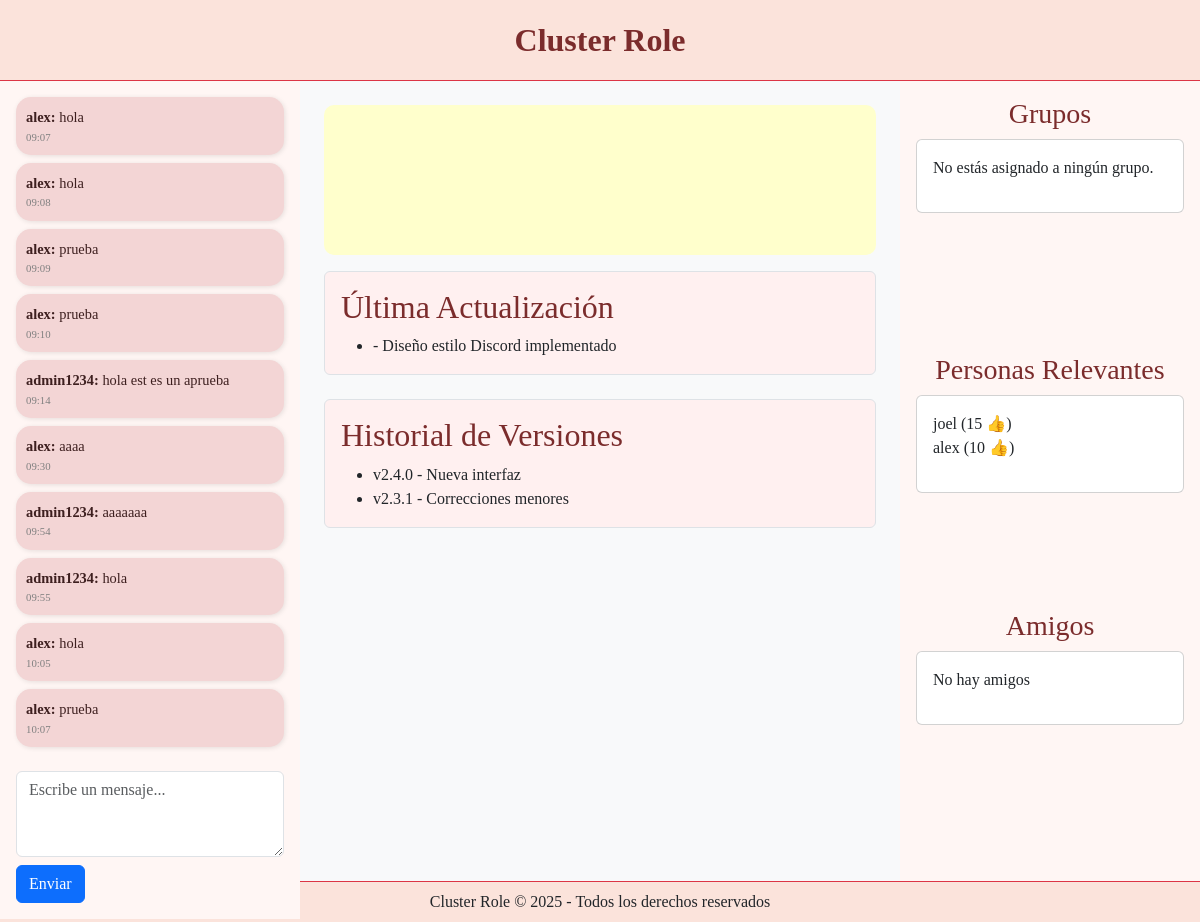
The page /plana_usuari/usuario.php (signed in) on the database as committed earlier.
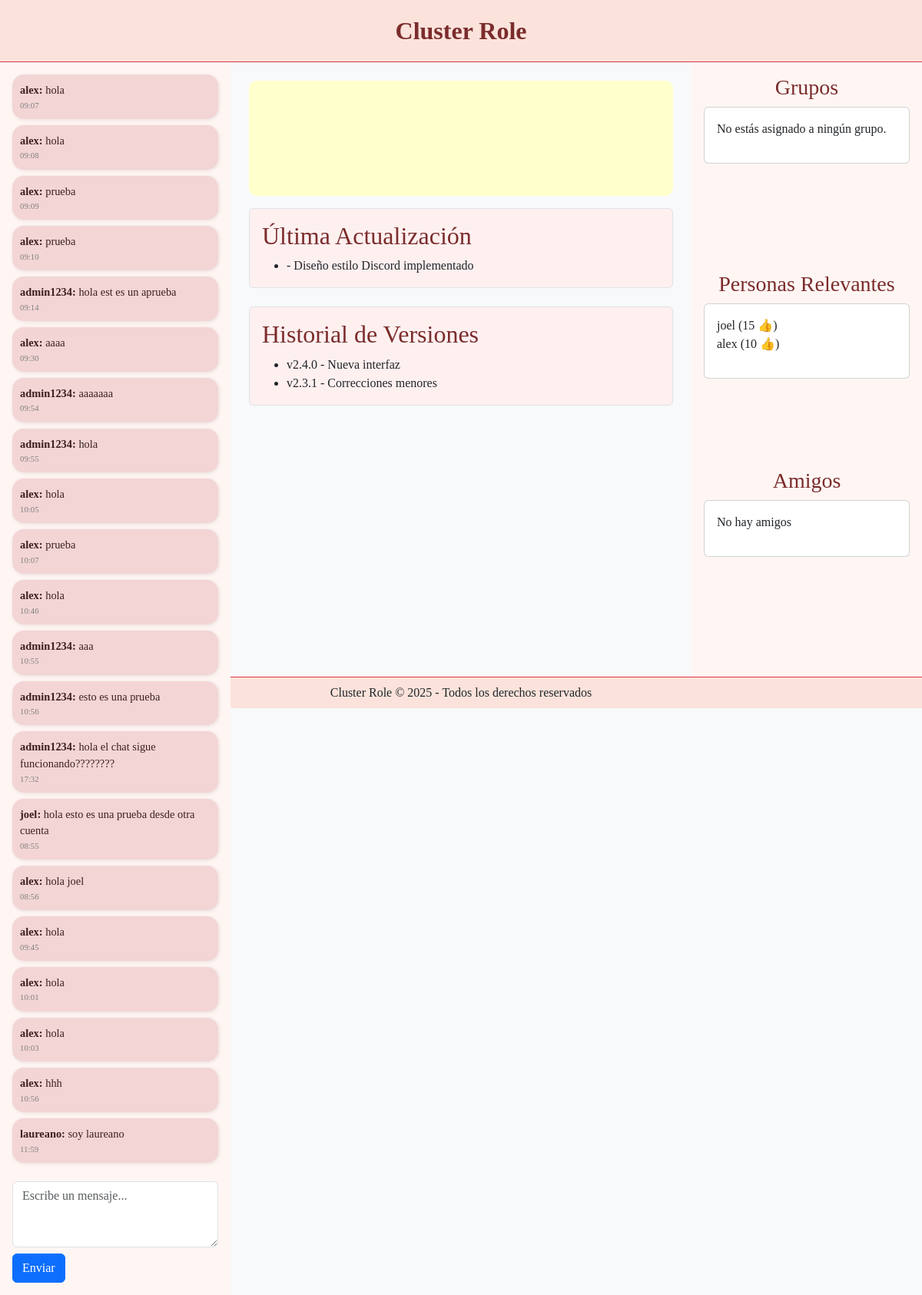
The same page on the database as committed later.
### tables this page shows
CREATE TABLE IF NOT EXISTS `chat` (
  `id_chat` int NOT NULL AUTO_INCREMENT,
  `id_user` int DEFAULT NULL,
  `text` varchar(100) DEFAULT NULL,
  `date` datetime DEFAULT CURRENT_TIMESTAMP,
  PRIMARY KEY (`id_chat`),
  KEY `id_user` (`id_user`)
);

CREATE TABLE IF NOT EXISTS `usuarios` (
  `id_user` int NOT NULL AUTO_INCREMENT,
  `user_name` varchar(20) DEFAULT NULL,
  `contraseña` varchar(100) DEFAULT NULL,
  `email` varchar(20) DEFAULT NULL,
  `creation_date` datetime DEFAULT CURRENT_TIMESTAMP,
  `positivo` int DEFAULT '0',
  `negativo` int DEFAULT '0',
  `profile_photo` blob,
  `premium` tinyint(1) DEFAULT NULL,
  `baneo` tinyint(1) DEFAULT NULL,
  `administrador` tinyint(1) DEFAULT NULL,
  PRIMARY KEY (`id_user`)
);

### plana_usuari/obtener_mensajes.php (the view, shortened to what this page needs)
<?php
include 'conexion.php';
$consulta = "
  SELECT chat.text, chat.date, usuarios.user_name
  FROM chat
  JOIN chat_usuarios ON chat.id_chat = chat_usuarios.id_chat
  JOIN usuarios ON chat_usuarios.id_usuarios = usuarios.id_user
";
$resultado = $conn->query($consulta);
if ($resultado && $resultado->num_rows > 0) {
  while ($row = $resultado->fetch_assoc()) {
    echo '<div class="chat-bubble mb-2">';
    echo '<strong>' . htmlspecialchars($row['user_name']) . ':</strong> ';
    echo htmlspecialchars($row['text']);
    echo '<div style="font-size: 0.75em; color: gray;">' . date('H:i', strtotime($row['date'])) . '</div>';
    echo '</div>';
  }
} else {
  echo '<div class="alerta mb-2">No hay mensajes aún.</div>';
}
?>

### plana_usuari/datos_relevantes.php
<?php
include 'conexion.php';
$query = "SELECT user_name, positivo
FROM usuarios
WHERE positivo >= 8;
";
$result = $conn->query($query);
if ($result && $result->num_rows > 0) {
  while ($row = $result->fetch_assoc()) {
    echo "<li>" . htmlspecialchars($row['user_name']) . " (" . $row['positivo'] . " 👍)</li>";
  }
} else {
  echo "<li>No hay usuarios destacados</li>";
}
?>

Rows that differ between the two databases and show on the page:
added chat: id_user.user_name "alex", text "hola", date "10:46"
added chat: id_user.user_name "admin1234", text "aaa", date "10:55"
added chat: id_user.user_name "admin1234", text "esto es una prueba", date "10:56"
added chat: id_user.user_name "admin1234", text "hola el chat sigue funcionando????????", date "17:32"
added chat: id_user.user_name "joel", text "hola esto es una prueba desde otra cuenta", date "08:55"
added chat: id_user.user_name "alex", text "hola joel", date "08:56"
added chat: id_user.user_name "alex", text "hola", date "09:45"
added chat: id_user.user_name "alex", text "hola", date "10:01"
added chat: id_user.user_name "alex", text "hola", date "10:03"
added chat: id_user.user_name "alex", text "hhh", date "10:56"
added chat: id_user.user_name "laureano", text "soy laureano", date "11:59"
